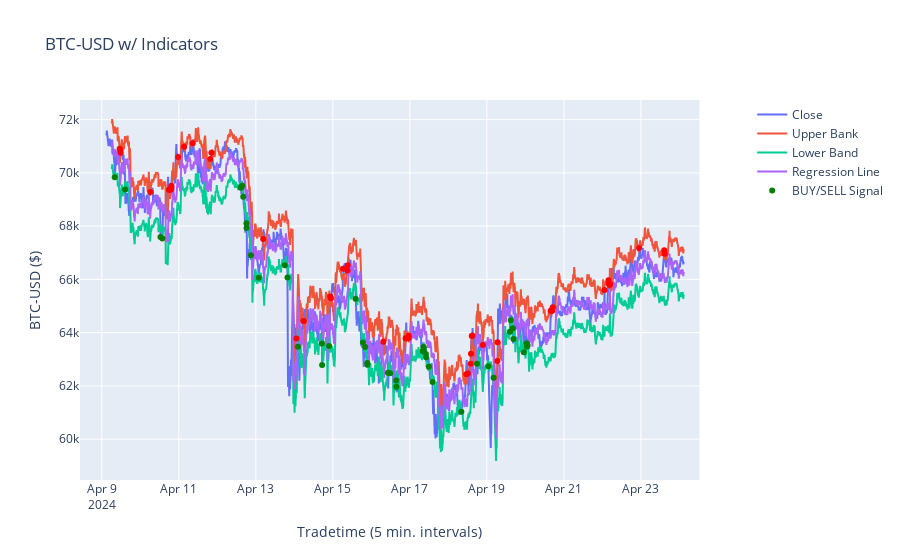

Notebook code for this chart:
### Code cell
# Create figure with secondary y-axis
fig = make_subplots(specs=[[{"secondary_y": True}]])

# Add traces
fig.add_trace(
    go.Scatter(x=df["tradetime"], y=df["close"], name="Close",  mode='lines'),
    secondary_y=False,
)

fig.add_trace(go.Scatter(x=df["tradetime"], y=df["upper_band"], name=f"Upper Bank", mode='lines'))

fig.add_trace(go.Scatter(x=df["tradetime"], y=df["lower_band"], name=f"Lower Band", mode='lines'))

fig.add_trace(go.Scatter(x=df["tradetime"], y=df["regline"], name=f"Regression Line", mode='lines'))


def color_map(val):
    if val == 'buy':
        return 'green'
    elif val == 'sell':
        return 'red'
    else:
        return 'gray'

fig.add_trace(
    go.Scatter(x=signals_df['tradetime'],
                y = signals_df['close'],
                mode="markers", 
                customdata=signals_df['signal'],
                marker=dict(color=[color_map(val) for val in signals_df['signal']]),
                name = 'BUY/SELL Signal'
                )
            )


# Add figure title
fig.update_layout(title_text="BTC-USD w/ Indicators")

# Set x-axis title
fig.update_xaxes(title_text="Tradetime (5 min. intervals)")

# Set y-axes titles
fig.update_yaxes(title_text="BTC-USD ($)", secondary_y=False)
# fig.update_yaxes(title_text="<b>secondary</b> yaxis title", secondary_y=True)

fig.show()

### Figure 1 — Plotly figure (JSON) as saved in the notebook; plotly's stock layout.template omitted (floating-point values rounded to 4 significant figures; data arrays with more than 128 entries replaced by an {"elided": "..."} marker saying what was removed)
{"data": [{"mode": "lines", "name": "Close", "type": "scatter", "x": {"elided": "4320 str values"}, "xaxis": "x", "y": {"elided": "4320 float values"}, "yaxis": "y"}, {"mode": "lines", "name": "Upper Bank", "type": "scatter", "x": {"elided": "4320 str values"}, "y": {"elided": "4320 float values"}}, {"mode": "lines", "name": "Lower Band", "type": "scatter", "x": {"elided": "4320 str values"}, "y": {"elided": "4320 float values"}}, {"mode": "lines", "name": "Regression Line", "type": "scatter", "x": {"elided": "4320 str values"}, "y": {"elided": "4320 float values"}}, {"customdata": ["buy", "sell", "sell", "sell", "buy", "sell", "buy", "buy", "sell", "sell", "sell", "sell", "sell", "sell", "sell", "sell", "sell", "sell", "sell", "buy", "buy", "buy", "buy", "buy", "buy", "buy", "buy", "sell", "buy", "buy", "sell", "buy", "sell", "sell", "buy", "buy", "buy", "sell", "sell", "sell", "sell", "sell", "buy", "buy", "buy", "buy", "buy", "sell", "buy", "buy", "buy", "buy", "sell", "sell", "sell", "buy", "buy", "buy", "buy", "buy", "buy", "buy", "buy", "buy", "sell", "sell", "sell", "sell", "sell", "sell", "buy", "sell", "buy", "buy", "sell", "sell", "buy", "buy", "buy", "buy", "buy", "buy", "buy", "buy", "sell", "sell", "sell", "sell", "sell", "sell", "sell", "sell", "sell", "sell", "sell", "sell"], "marker": {"color": ["green", "red", "red", "red", "green", "red", "green", "green", "red", "red", "red", "red", "red", "red", "red", "red", "red", "red", "red", "green", "green", "green", "green", "green", "green", "green", "green", "red", "green", "green", "red", "green", "red", "red", "green", "green", "green", "red", "red", "red", "red", "red", "green", "green", "green", "green", "green", "red", "green", "green", "green", "green", "red", "red", "red", "green", "green", "green", "green", "green", "green", "green", "green", "green", "red", "red", "red", "red", "red", "red", "green", "red", "green", "green", "red", "red", "green", "green", "green", "green", "green", "green", "green", "green", "red", "red", "red", "red", "red", "red", "red", "red", "red", "red", "red", "red"]}, "mode": "markers", "name": "BUY/SELL Signal", "type": "scatter", "x": ["2024-04-09T08:05:00.000000", "2024-04-09T11:10:00.000000", "2024-04-09T11:20:00.000000", "2024-04-09T11:45:00.000000", "2024-04-09T14:35:00.000000", "2024-04-10T06:15:00.000000", "2024-04-10T12:35:00.000000", "2024-04-10T13:45:00.000000", "2024-04-10T17:55:00.000000", "2024-04-10T18:10:00.000000", "2024-04-10T18:50:00.000000", "2024-04-10T19:10:00.000000", "2024-04-10T19:20:00.000000", "2024-04-10T19:25:00.000000", "2024-04-10T23:35:00.000000", "2024-04-11T03:20:00.000000", "2024-04-11T08:40:00.000000", "2024-04-11T19:40:00.000000", "2024-04-11T20:20:00.000000", "2024-04-12T14:35:00.000000", "2024-04-12T14:45:00.000000", "2024-04-12T15:35:00.000000", "2024-04-12T16:10:00.000000", "2024-04-12T18:10:00.000000", "2024-04-12T18:15:00.000000", "2024-04-12T21:00:00.000000", "2024-04-13T01:50:00.000000", "2024-04-13T04:35:00.000000", "2024-04-13T18:05:00.000000", "2024-04-13T19:45:00.000000", "2024-04-14T01:20:00.000000", "2024-04-14T02:15:00.000000", "2024-04-14T05:40:00.000000", "2024-04-14T05:50:00.000000", "2024-04-14T17:15:00.000000", "2024-04-14T17:20:00.000000", "2024-04-14T21:40:00.000000", "2024-04-14T22:25:00.000000", "2024-04-14T22:50:00.000000", "2024-04-15T06:25:00.000000", "2024-04-15T09:10:00.000000", "2024-04-15T09:15:00.000000", "2024-04-15T14:10:00.000000", "2024-04-15T18:45:00.000000", "2024-04-15T20:10:00.000000", "2024-04-15T21:30:00.000000", "2024-04-15T21:35:00.000000", "2024-04-16T07:30:00.000000", "2024-04-16T10:20:00.000000", "2024-04-16T11:40:00.000000", "2024-04-16T15:30:00.000000", "2024-04-16T15:35:00.000000", "2024-04-16T21:20:00.000000", "2024-04-16T23:15:00.000000", "2024-04-16T23:20:00.000000", "2024-04-17T07:55:00.000000", "2024-04-17T08:30:00.000000", "2024-04-17T08:40:00.000000", "2024-04-17T08:45:00.000000", "2024-04-17T10:00:00.000000", "2024-04-17T10:05:00.000000", "2024-04-17T11:50:00.000000", "2024-04-17T14:10:00.000000", "2024-04-18T08:05:00.000000", "2024-04-18T11:10:00.000000", "2024-04-18T12:10:00.000000", "2024-04-18T13:55:00.000000", "2024-04-18T14:05:00.000000", "2024-04-18T14:35:00.000000", "2024-04-18T14:55:00.000000", "2024-04-18T17:50:00.000000", "2024-04-18T21:30:00.000000", "2024-04-19T00:55:00.000000", "2024-04-19T04:10:00.000000", "2024-04-19T06:35:00.000000", "2024-04-19T06:40:00.000000", "2024-04-19T14:25:00.000000", "2024-04-19T14:55:00.000000", "2024-04-19T16:10:00.000000", "2024-04-19T16:35:00.000000", "2024-04-19T23:00:00.000000", "2024-04-20T00:50:00.000000", "2024-04-20T00:55:00.000000", "2024-04-20T01:20:00.000000", "2024-04-20T15:45:00.000000", "2024-04-20T16:15:00.000000", "2024-04-20T16:35:00.000000", "2024-04-20T17:00:00.000000", "2024-04-22T01:20:00.000000", "2024-04-22T03:45:00.000000", "2024-04-22T04:00:00.000000", "2024-04-22T04:20:00.000000", "2024-04-22T04:50:00.000000", "2024-04-22T22:50:00.000000", "2024-04-23T14:30:00.000000", "2024-04-23T14:50:00.000000"], "y": [69840.0, 70900.0, 70890.0, 70760.0, 69370.0, 69280.0, 67590, 67540.0, 69360.0, 69390.0, 69380.0, 69370.0, 69430.0, 69510.0, 70590.0, 70980.0, 71110.0, 70530.0, 70760.0, 69450.0, 69450.0, 69520.0, 69110.0, 68110.0, 67930.0, 66910.0, 66060.0, 67510.0, 66530.0, 66068, 63780.0, 63470.0, 64440.0, 64440.0, 63590.0, 62782, 63490.0, 65360.0, 65290.0, 66400.0, 66330.0, 66530.0, 65270.0, 63630.0, 63460.0, 62860.0, 62800.0, 63650.0, 62500.0, 62480.0, 62200.0, 61970.0, 63790.0, 63800.0, 63880.0, 63310.0, 63460.0, 63430.0, 63300.0, 63200.0, 63080.0, 62720.0, 62150.0, 61030.0, 62430.0, 62470.0, 62830.0, 63210.0, 63870.0, 63890.0, 62830.0, 63540.0, 62740.0, 62300.0, 62930.0, 63640.0, 64040.0, 64470.0, 64170.0, 63760.0, 63260.0, 63600.0, 63470.0, 63520.0, 64820.0, 64820.0, 64820.0, 64960.0, 65600.0, 65970.0, 65840.0, 65790.0, 65810.0, 67180.0, 67100.0, 66970.0]}], "layout": {"title": {"text": "BTC-USD w/ Indicators"}, "xaxis": {"anchor": "y", "domain": [0, 0.94], "title": {"text": "Tradetime (5 min. intervals)"}}, "yaxis": {"anchor": "x", "domain": [0, 1], "title": {"text": "BTC-USD ($)"}}, "yaxis2": {"anchor": "x", "overlaying": "y", "side": "right"}}}
